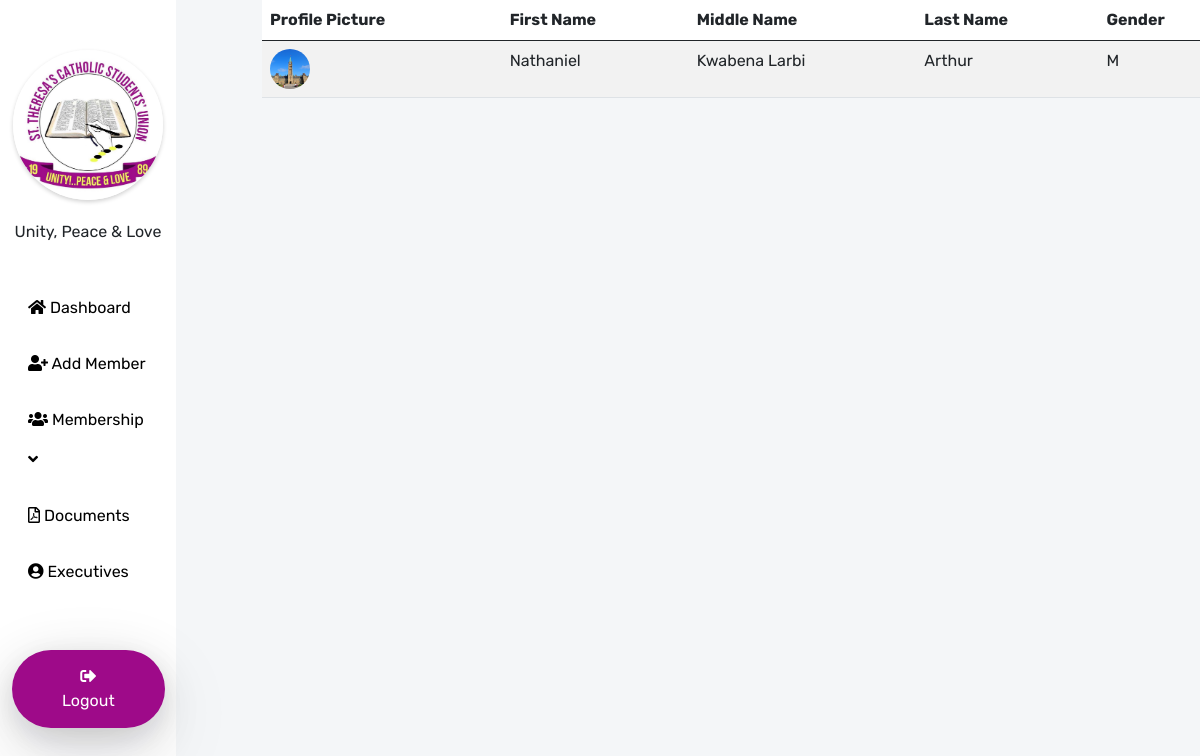
Page /patrons on the committed database.
### login_app/models.py (models this page shows, shortened)
class Member(models.Model):
    GENDER_CHOICES = [
        ('M', 'Male'),
        ('F', 'Female'),
    ]
    STATUS_CHOICES = [
        ('Active', 'Active Member'),
        ('Affiliate', 'Affiliate Member'),
        ('Patron', 'Patron/Patronessess'),
    ]
    first_name = models.CharField(max_length=255)
    middle_name = models.CharField(max_length=255)
    surname = models.CharField(max_length=255)
    gender = models.CharField(max_length=1, choices=GENDER_CHOICES)
    contact_number = models.PositiveIntegerField()
    house_number = models.CharField(max_length=255)
    hometown = models.CharField(max_length=255)
    email = models.EmailField()
    date_of_birth = models.DateField()
    profile_image = models.ImageField(upload_to='profile_images')
    previous_school = models.CharField(max_length=255)
    current_school = models.CharField(max_length=255)
    occupation = models.CharField(max_length=255)
    course = models.CharField(max_length=255)
    level = models.CharField(max_length=255)
    field = models.CharField(max_length=255)
    date_of_joining = models.DateField()
    status = models.CharField(max_length=255, choices=STATUS_CHOICES)

### login_app/views.py (the view)
# urls.py: path('patrons', views.patrons, name='patrons'),
def patrons(request):
    patrons = Member.objects.filter(status='Patron')
    return render(request, 'patrons.html',{'patrons':patrons})

### login_app/templates/patrons.html (shortened to what this page needs)
<!DOCTYPE html>
<html lang="en">
<head>
    <link rel="stylesheet" href="https://cdnjs.cloudflare.com/ajax/libs/font-awesome/5.15.3/css/all.min.css" />
    <link href="https://cdn.jsdelivr.net/npm/bootstrap@5.0.2/dist/css/bootstrap.min.css" rel="stylesheet"
 />
</head>
<body>
    <div class="overflow-hidden">
        <div class="row">
            <div class="col-md-2 mm">{% include 'sidebar.html' %}</div>
            <div class="col-md-10 active_member">
                <div class="container">
                    <table class="table table-striped">
                        <thead>
                            <tr>
                                <th>Profile Picture</th>
                                <th>First Name</th>
                                <th>Middle Name</th>
                                <th>Last Name</th>
                                <th>Gender</th>
                            </tr>
                        </thead>
                        <tbody>
                            {% for member in patrons %}
                            <tr>
                                <td>
                                    <div class="imagesss" style="background-image:url({{member.profile_image.url}})">
                                    </div>
                                </td>
                                <td>{{ member.first_name }}</td>
                                <td>{{member.middle_name}}</td>
                                <td>{{ member.surname }}</td>
                                <td>{{member.gender}}</td>
                            </tr>
                            {% empty %}
                            <tr>
                                <td colspan="2">No active members found.</td>
                            </tr>
                            {% endfor %}
                        </tbody>
                    </table>
                </div>
            </div>
        </div>
    </div>
</body>
</html>

### login_app/templates/patrons.html (style rules this page uses)
.mm { position: fixed; }
.active_member { overflow-y: scroll; position: relative; left: 250px; }
.imagesss { height: 40px; width: 40px; background-position: center; background-size: cover; background-repeat: no-repeat; border-radius: 50% }

### login_app/templates/sidebar.html (style rules this page uses)
* { padding: 0; margin: 0; box-sizing: border-box; font-family: "Rubik", sans-serif; }
body { background-color: #f4f6f8; font-family: "Rubik", sans-serif; }

### rows in the picture
Member: profile_image (picture), first_name "Nathaniel", middle_name "Kwabena Larbi", surname "Arthur", gender "M"
